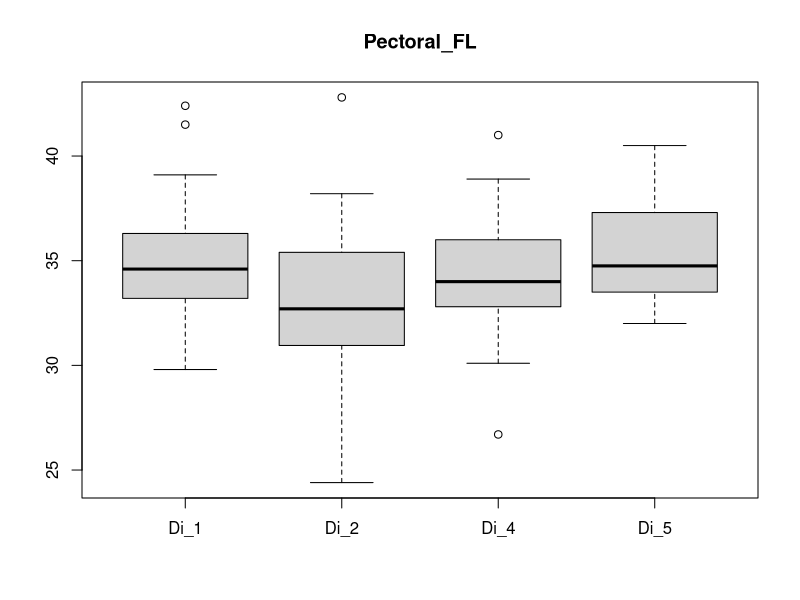

This chart was generated by the following R code:
Di_1 <- c(34.1,34.4,35.5,37.1,29.8,34.6,34.0,32.6,36.5,32.6,31.2,32.0,33.6,34.8,31.2,38.5,36.1,31.4,36.3,34.4,33.6,36.3,36.9,38.1,33.1,33.7,42.4,33.9,35.0,35.1,39.1,32.4,36.2,33.2,34.2,35.8,32.0,36.2,33.7,30.9,35.5,38.8,35.1,34.6,41.5,37.8,33.8,36.4,30.3,37.5)
Di_2 <- c(32.3,30.3,36.2,29.2,32.7,31.4,37.9,31.7,33.2,32.6,30.4,30.1,30.9,26.9,37.1,37.7,33.5,36.4,37.2,31.0,34.3,24.4,31.5,35.1,28.6,31.7,36.2,29.9,33.1,32.3,38.2,33.1,31.8,35.8,31.2,35.7,34.1,34.0,30.1,35.7,34.8,33.6,32.5,33.6,30.3,32.5,42.8,34.5,38.0,29.3,28.5)
Di_4 <- c(33.8,34.8,33.4,36.2,36.1,36.7,31.1,36.5,36.0,36.2,33.6,33.8,32.3,31.8,31.8,30.1,32.5,35.0,34.1,34.4,33.4,37.6,34.5,35.6,35.8,38.0,33.1,31.6,35.9,35.4,36.0,33.9,37.3,33.1,38.9,33.1,26.7,33.7,34.6,35.7,32.8,33.5,35.8,33.9,31.5,36.7,34.1,32.7,31.3,37.9,31.6,32.7,41.0,33.7)
Di_5 <- c(37.6,40.5,37.0,33.5,34.7,36.9,39.1,35.7,33.5,34.8,34.3,35.3,39.8,33.8,37.7,33.3,33.0,32.0,33.6,32.9)
svg(filename = 'morpho_data/boxplotPectoral_FL.svg')
boxplot(Di_1, Di_2, Di_4, Di_5, names = c('Di_1', 'Di_2', 'Di_4', 'Di_5'), main = 'Pectoral_FL')
dev.off()
